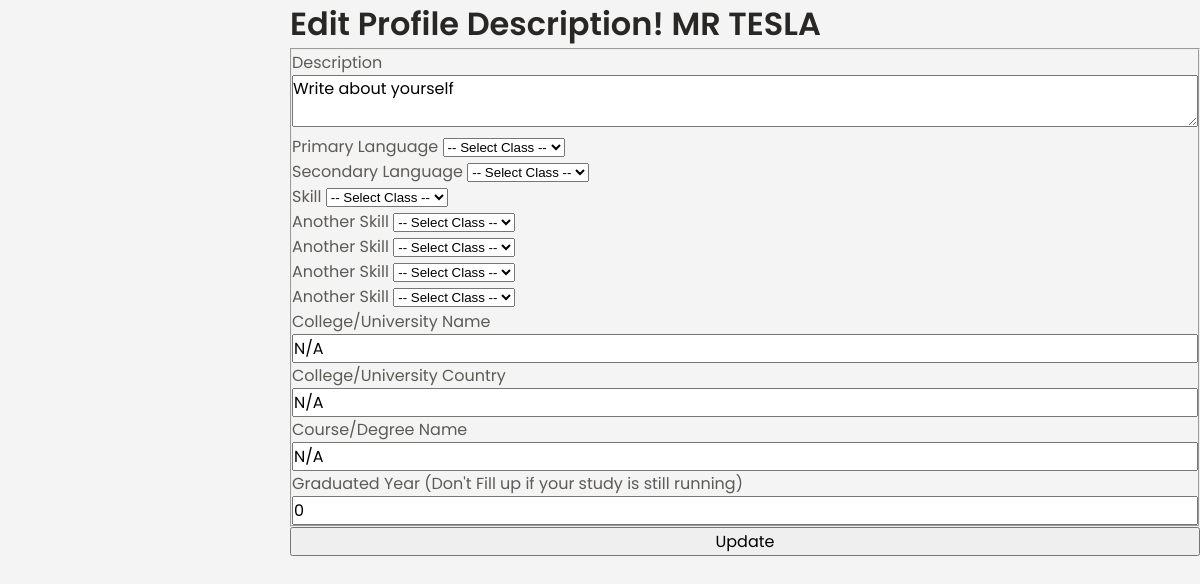
/user/account/description/edit/ (signed in), run on the app's committed database.
### firewithinfilms/models.py (models this page shows)
class User(db.Model, UserMixin):
    __tablename__ = 'user'
    id = db.Column(db.Integer, primary_key=True)
    username = db.Column(db.String(20), unique=True, nullable=False)
    name = db.Column(db.String(100))
    email = db.Column(db.String(120), unique=True, nullable=False)
    image_file = db.Column(db.String(20), default='default.jpg')
    password = db.Column(db.String(60), nullable=False)
    user_role = db.Column(db.String(60), default="user")
    join_date = db.Column(db.DateTime, nullable=False, default=datetime.utcnow)
    details = db.relationship('UserDetails', backref='details', lazy=True)
    reviews = db.relationship('UserReviews', backref='reviews', lazy=True)
    posts = db.relationship('UserPost', backref='author', lazy=True)

class UserDetails(db.Model):
    __tablename__ = 'user_details'
    id = db.Column(db.Integer, primary_key=True)
    user_headline = db.Column(db.String(100), default="Your Headline")
    country = db.Column(db.String(100), default='India')
    description = db.Column(db.Text, nullable=False, default="Write about yourself")
    primary_lang = db.Column(db.String(100), default='N/A')
    secondary_lang = db.Column(db.String(100), default='N/A')
    skill_1 = db.Column(db.String(100), default='N/A')
    skill_2 = db.Column(db.String(100), default='N/A')
    skill_3 = db.Column(db.String(100), default='N/A')
    skill_4 = db.Column(db.String(100), default='N/A')
    skill_5 = db.Column(db.String(100), default='N/A')
    education_institue_name = db.Column(db.String(300), default='N/A')
    education_graduation_name = db.Column(db.String(300), default='N/A')
    education_institue_country = db.Column(db.String(100), default='N/A')
    education_graduation_year = db.Column(db.String(100), default="0")
    user_id = db.Column(db.Integer, db.ForeignKey('user.id'), nullable=False)

### firewithinfilms/user/views.py (the view, shortened to what this page needs)
@user.route('/user/account/description/edit/', methods=['GET', 'POST'])
@login_required
def user_edit_description():
    form = UpdateAccountDescriptionForm()
    details = UserDetails.query.all()
    if request.method == 'GET':
        for detail in details:
            form.description.data = detail.description
            form.primary_lang.data = detail.primary_lang
            form.secondary_lang.data = detail.secondary_lang
            form.skill_1.data = detail.skill_1
            form.skill_2.data = detail.skill_2
            form.skill_3.data = detail.skill_3
            form.skill_4.data = detail.skill_4
            form.skill_5.data = detail.skill_5
            form.education_institue_name.data = detail.education_institue_name
            form.education_institue_country.data = detail.education_institue_country
            form.education_graduation_name.data = detail.education_graduation_name
            if detail.education_graduation_year == '0':
                form.education_graduation_year.data = 'Currently Studying'
            form.education_graduation_year.data = detail.education_graduation_year
    return render_template(
        'user/editaccount_description.html', title="Edit Account Description", form=form)

### firewithinfilms/models.py (called while the page is built)
@login_manager.user_loader
def load_user(user_id):
    return User.query.get(int(user_id))

### firewithinfilms/templates/user/editaccount_description.html (shortened to what this page needs)
{% extends 'root-dashboard.html' %}
{% block content %}
<div class="container">
    <h1>Edit Profile Description! {{ current_user.name }}</h1>
    <form action="" method="POST" enctype="multipart/form-data">
        <fieldset class="form-group">
            <div class="form-group">
                {{ form.description.label(class="form-control-label") }}
                {% if form.description.errors %}
                {{ form.description(class="form-control form-control-lg is-invalid") }}
                <div class="invalid-feedback">
                    {% for error in form.description.errors %}
                    <span>{{ error }}</span>
                    {% endfor %}
                </div>
                {% else %}
                {{ form.description(class="form-control form-control-lg") }}
                {% endif %}
            </div>
            <div class="form-group">
                {{ form.primary_lang.label(class="form-control-label") }}
                {% if form.primary_lang.errors %}
                {{ form.primary_lang(class="form-control form-control-lg is-invalid") }}
                <div class="invalid-feedback">
                    {% for error in form.primary_lang.errors %}
                    <span>{{ error }}</span>
                    {% endfor %}
                </div>
                {% else %}
                {{ form.primary_lang(class="form-control form-control-lg") }}
                {% endif %}
            </div>
            <div class="form-group">
                {{ form.secondary_lang.label(class="form-control-label") }}
                {% if form.secondary_lang.errors %}
                {{ form.secondary_lang(class="form-control form-control-lg is-invalid") }}
                <div class="invalid-feedback">
                    {% for error in form.secondary_lang.errors %}
                    <span>{{ error }}</span>
                    {% endfor %}
                </div>
                {% else %}
                {{ form.secondary_lang(class="form-control form-control-lg") }}
                {% endif %}
            </div>
            <div class="form-group">
                {{ form.skill_1.label(class="form-control-label") }}
                {% if form.skill_1.errors %}
                {{ form.skill_1(class="form-control form-control-lg is-invalid") }}
                <div class="invalid-feedback">
                    {% for error in form.skill_1.errors %}
                    <span>{{ error }}</span>
                    {% endfor %}
                </div>
                {% else %}
                {{ form.skill_1(class="form-control form-control-lg") }}
                {% endif %}
            </div>
            <div class="form-group">
                {{ form.skill_2.label(class="form-control-label") }}
                {% if form.skill_2.errors %}
                {{ form.skill_2(class="form-control form-control-lg is-invalid") }}
                <div class="invalid-feedback">
                    {% for error in form.skill_2.errors %}
                    <span>{{ error }}</span>
                    {% endfor %}
                </div>
                {% else %}
                {{ form.skill_2(class="form-control form-control-lg") }}
                {% endif %}
            </div>
            <div class="form-group">
                {{ form.skill_3.label(class="form-control-label") }}
                {% if form.skill_3.errors %}
                {{ form.skill_3(class="form-control form-control-lg is-invalid") }}
                <div class="invalid-feedback">
                    {% for error in form.skill_3.errors %}
                    <span>{{ error }}</span>
                    {% endfor %}
                </div>
                {% else %}
                {{ form.skill_3(class="form-control form-control-lg") }}
                {% endif %}
            </div>
            <div class="form-group">
                {{ form.skill_4.label(class="form-control-label") }}
                {% if form.skill_4.errors %}
                {{ form.skill_4(class="form-control form-control-lg is-invalid") }}
                <div class="invalid-feedback">
                    {% for error in form.skill_4.errors %}
                    <span>{{ error }}</span>
                    {% endfor %}
                </div>
                {% else %}
                {{ form.skill_4(class="form-control form-control-lg") }}
                {% endif %}
            </div>
            <div class="form-group">
                {{ form.skill_5.label(class="form-control-label") }}
                {% if form.skill_5.errors %}
                {{ form.skill_5(class="form-control form-control-lg is-invalid") }}
                <div class="invalid-feedback">
                    {% for error in form.skill_5.errors %}
                    <span>{{ error }}</span>
                    {% endfor %}
                </div>
                {% else %}
                {{ form.skill_5(class="form-control form-control-lg") }}
                {% endif %}
            </div>
            <div class="form-group">
                {{ form.education_institue_name.label(class="form-control-label") }}
                {% if form.education_institue_name.errors %}
                {{ form.education_institue_name(class="form-control form-control-lg is-invalid") }}
                <div class="invalid-feedback">
                    {% for error in form.education_institue_name.errors %}
                    <span>{{ error }}</span>
                    {% endfor %}
                </div>
                {% else %}
                {{ form.education_institue_name(class="form-control form-control-lg") }}
                {% endif %}
            </div>
            <div class="form-group">
                {{ form.education_institue_country.label(class="form-control-label") }}
                {% if form.education_institue_country.errors %}
                {{ form.education_institue_country(class="form-control form-control-lg is-invalid") }}
                <div class="invalid-feedback">
                    {% for error in form.education_institue_country.errors %}
                    <span>{{ error }}</span>
                    {% endfor %}
                </div>
                {% else %}
                {{ form.education_institue_country(class="form-control form-control-lg") }}
                {% endif %}
            </div>
            <div class="form-group">
                {{ form.education_graduation_name.label(class="form-control-label") }}
                {% if form.education_graduation_name.errors %}
                {{ form.education_graduation_name(class="form-control form-control-lg is-invalid") }}
                <div class="invalid-feedback">
                    {% for error in form.education_graduation_name.errors %}
                    <span>{{ error }}</span>
                    {% endfor %}
                </div>
                {% else %}
                {{ form.education_graduation_name(class="form-control form-control-lg") }}
                {% endif %}
            </div>
            <div class="form-group">
                {{ form.education_graduation_year.label(class="form-control-label") }}
                {% if form.education_graduation_year.errors %}
                {{ form.education_graduation_year(class="form-control form-control-lg is-invalid") }}
                <div class="invalid-feedback">
                    {% for error in form.education_graduation_year.errors %}
                    <span>{{ error }}</span>
                    {% endfor %}
                </div>
                {% else %}
                {{ form.education_graduation_year(class="form-control form-control-lg") }}
                {% endif %}
            </div>
        </fieldset>
        <div class="form-group">
            {{ form.submit(class="btn btn-outline-info") }}
        </div>
    </form>
</div>
{% endblock content %}

### firewithinfilms/static/assets/scripts/reuse.css (style rules this page uses)
:root { --header-height: 3rem; --hue: 45; --sat: 98%; --first-color: hsl(var(--hue), var(--sat), 60%); --first-color-light: hsl(var(--hue), var(--sat), 85%); --first-color-lighten: hsl(var(--hue), var(--sat), 80%); --first-color-alt: hsl(var(--hue), var(--sat), 53%); --title-color: hsl(var(--hue), 4%, 15%); --text-color: hsl(var(--hue), 4%, 35%); --text-color-light: hsl(var(--hue), 4%, 65%); --body-color: hsl(var(--hue), 0%, 100%); --container-color: #fff; --scroll-bar-color: hsl(var(--hue), 4%, 85%); --scroll-thumb-color: hsl(var(--hue), 4%, 75%); --body-font: "Poppins", sans-serif; --biggest-font-size: 2.25rem; --h1-font-size: 1.5rem; --h2-font-size: 1.25rem; --h3-font-size: 1rem; --normal-font-size: 0.938rem; --small-font-size: 0.813rem; --smaller-font-size: 0.75rem; --font-semi-bold: 600; --font-bold: 700; --font-normal: 500; --img-transition: 0.3s; --img-hidden: hidden; --img-scale: scale(1.1); --mb-0-5: 0.5rem; --mb-0-75: 0.75rem; --mb-1: 1rem; --mb-1-5: 1.5rem; --mb-2: 2rem; --z-tooltip: 10; --z-fixed: 100; }
@media screen and (min-width: 968px) { :root { --biggest-font-size: 4rem; --h1-font-size: 2.25rem; --h2-font-size: 1.5rem; --h3-font-size: 1.25rem; --normal-font-size: 1rem; --small-font-size: 0.875rem; --smaller-font-size: 0.813rem; } }
.container { max-width: 968px; margin-right: auto; margin-left: auto; }
@media (min-width: 576px) { .container { max-width: 540px; } }
@media (min-width: 768px) { .container { max-width: 720px; } }
@media (min-width: 992px) { .container { max-width: 960px; } }
@media (min-width: 1200px) { .container { max-width: 1140px; } }
@media screen and (min-width: 1024px) { .container { margin-left: auto; margin-right: auto; } }

### firewithinfilms/static/assets/scripts/admin-panel.css (style rules this page uses)
:root { --header-height: 3rem; --hue: 45; --sat: 98%; --first-color: hsl(var(--hue), var(--sat), 60%); --first-color-light: hsl(var(--hue), var(--sat), 85%); --first-color-lighten: hsl(var(--hue), var(--sat), 80%); --first-color-alt: hsl(var(--hue), var(--sat), 53%); --title-color: hsl(var(--hue), 4%, 15%); --text-color: hsl(var(--hue), 4%, 35%); --text-color-light: hsl(var(--hue), 4%, 65%); --body-color: #f4f4f5; --body-color-alt: #fff; --scroll-bar-color: hsl(var(--hue), 4%, 85%); --scroll-thumb-color: hsl(var(--hue), 4%, 75%); --body-font: "Poppins", sans-serif; --biggest-font-size: 2.25rem; --h1-font-size: 1.5rem; --h2-font-size: 1.25rem; --h3-font-size: 1rem; --normal-font-size: 0.938rem; --small-font-size: 0.813rem; --smaller-font-size: 0.75rem; --font-semi-bold: 600; --font-bold: 700; --font-normal: 500; --img-transition: 0.3s; --img-hidden: hidden; --img-scale: scale(1.1); --mb-0-5: 0.5rem; --mb-0-75: 0.75rem; --mb-1: 1rem; --mb-1-5: 1.5rem; --mb-2: 2rem; --z-tooltip: 10; --z-fixed: 100; }
@media screen and (min-width: 968px) { :root { --biggest-font-size: 4rem; --h1-font-size: 2.25rem; --h2-font-size: 1.5rem; --h3-font-size: 1.25rem; --normal-font-size: 1rem; --small-font-size: 0.875rem; --smaller-font-size: 0.813rem; } }
html { scroll-behavior: smooth; }
body { font-family: var(--body-font); font-size: var(--normal-font-size); background-color: var(--body-color); color: var(--text-color); transition: 0.5s; }
h1, h2, h3 { font-weight: var(--font-semi-bold); color: var(--title-color); line-height: 1.5; }
input, textarea { width: 100%; }
button, input, textarea { font-family: var(--body-font); font-size: var(--normal-font-size); }

### data on the page
User: name "MR TESLA"
UserDetails: description "Write about yourself", primary_lang "-- Select Class --", secondary_lang "-- Select Class --", skill_1 "-- Select Class --", skill_2 "-- Select Class --", skill_3 "-- Select Class --", skill_4 "-- Select Class --", skill_5 "-- Select Class --", education_institue_name "N/A", education_institue_country "N/A", education_graduation_name "N/A", education_graduation_year "0"
